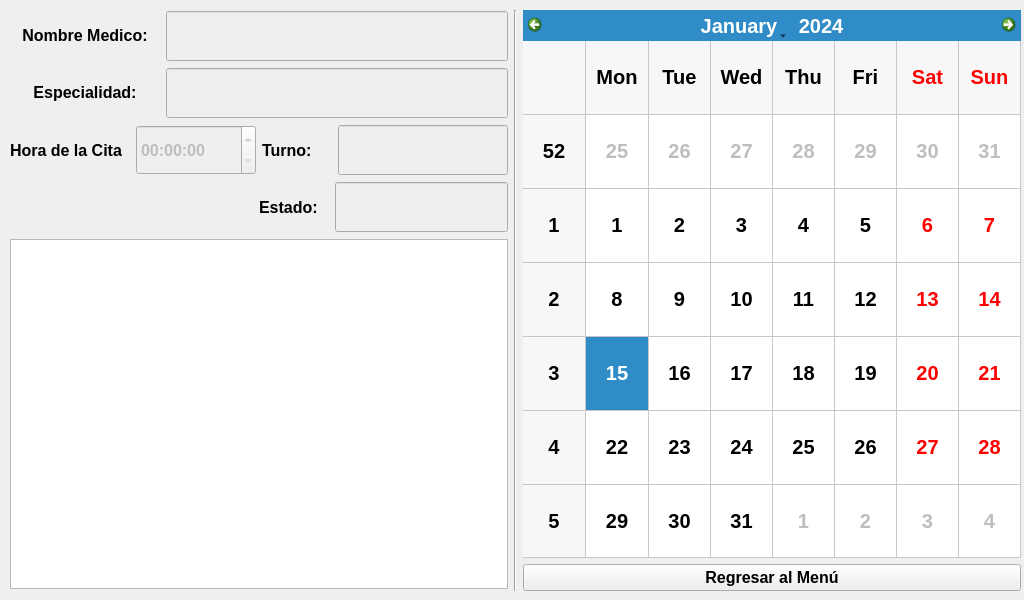
<?xml version="1.0" encoding="UTF-8"?>
<ui version="4.0">
 <class>citascalendarpac</class>
 <widget class="QWidget" name="citascalendarpac">
  <property name="geometry">
   <rect>
    <x>0</x>
    <y>0</y>
    <width>1024</width>
    <height>600</height>
   </rect>
  </property>
  <property name="windowTitle">
   <string>Form</string>
  </property>
  <widget class="QWidget" name="">
   <property name="geometry">
    <rect>
     <x>10</x>
     <y>10</y>
     <width>1011</width>
     <height>581</height>
    </rect>
   </property>
   <layout class="QHBoxLayout" name="horizontalLayout">
    <item>
     <layout class="QVBoxLayout" name="verticalLayout_12">
      <item>
       <layout class="QHBoxLayout" name="horizontalLayout_57">
        <item>
         <widget class="QLabel" name="lbl_paciente_6">
          <property name="sizePolicy">
           <sizepolicy hsizetype="Expanding" vsizetype="Preferred">
            <horstretch>0</horstretch>
            <verstretch>0</verstretch>
           </sizepolicy>
          </property>
          <property name="maximumSize">
           <size>
            <width>150</width>
            <height>50</height>
           </size>
          </property>
          <property name="font">
           <font>
            <pointsize>12</pointsize>
            <bold>true</bold>
           </font>
          </property>
          <property name="text">
           <string>&lt;html&gt;&lt;head/&gt;&lt;body&gt;&lt;p align=&quot;center&quot;&gt;Nombre Medico:&lt;/p&gt;&lt;/body&gt;&lt;/html&gt;</string>
          </property>
         </widget>
        </item>
        <item>
         <widget class="QLineEdit" name="txt_nombremed_6">
          <property name="enabled">
           <bool>false</bool>
          </property>
          <property name="sizePolicy">
           <sizepolicy hsizetype="Expanding" vsizetype="Preferred">
            <horstretch>0</horstretch>
            <verstretch>0</verstretch>
           </sizepolicy>
          </property>
          <property name="maximumSize">
           <size>
            <width>350</width>
            <height>50</height>
           </size>
          </property>
          <property name="font">
           <font>
            <pointsize>12</pointsize>
           </font>
          </property>
         </widget>
        </item>
       </layout>
      </item>
      <item>
       <layout class="QHBoxLayout" name="horizontalLayout_61">
        <item>
         <widget class="QLabel" name="lbl_especialidad_6">
          <property name="sizePolicy">
           <sizepolicy hsizetype="Expanding" vsizetype="Preferred">
            <horstretch>0</horstretch>
            <verstretch>0</verstretch>
           </sizepolicy>
          </property>
          <property name="maximumSize">
           <size>
            <width>150</width>
            <height>50</height>
           </size>
          </property>
          <property name="font">
           <font>
            <pointsize>12</pointsize>
            <bold>true</bold>
           </font>
          </property>
          <property name="text">
           <string>&lt;html&gt;&lt;head/&gt;&lt;body&gt;&lt;p align=&quot;center&quot;&gt;Especialidad:&lt;/p&gt;&lt;/body&gt;&lt;/html&gt;</string>
          </property>
         </widget>
        </item>
        <item>
         <widget class="QLineEdit" name="txt_especialidad_6">
          <property name="enabled">
           <bool>false</bool>
          </property>
          <property name="sizePolicy">
           <sizepolicy hsizetype="Expanding" vsizetype="Preferred">
            <horstretch>0</horstretch>
            <verstretch>0</verstretch>
           </sizepolicy>
          </property>
          <property name="maximumSize">
           <size>
            <width>350</width>
            <height>50</height>
           </size>
          </property>
          <property name="font">
           <font>
            <pointsize>12</pointsize>
           </font>
          </property>
         </widget>
        </item>
       </layout>
      </item>
      <item>
       <layout class="QHBoxLayout" name="horizontalLayout_29">
        <item>
         <layout class="QHBoxLayout" name="horizontalLayout_30">
          <item>
           <widget class="QLabel" name="lbl_cita_6">
            <property name="sizePolicy">
             <sizepolicy hsizetype="Expanding" vsizetype="Preferred">
              <horstretch>0</horstretch>
              <verstretch>0</verstretch>
             </sizepolicy>
            </property>
            <property name="maximumSize">
             <size>
              <width>150</width>
              <height>16777215</height>
             </size>
            </property>
            <property name="font">
             <font>
              <pointsize>12</pointsize>
              <bold>true</bold>
             </font>
            </property>
            <property name="text">
             <string>Hora de la Cita</string>
            </property>
           </widget>
          </item>
          <item>
           <widget class="QTimeEdit" name="time_horaCita_6">
            <property name="enabled">
             <bool>false</bool>
            </property>
            <property name="sizePolicy">
             <sizepolicy hsizetype="Expanding" vsizetype="Preferred">
              <horstretch>0</horstretch>
              <verstretch>0</verstretch>
             </sizepolicy>
            </property>
            <property name="maximumSize">
             <size>
              <width>16777215</width>
              <height>50</height>
             </size>
            </property>
            <property name="font">
             <font>
              <pointsize>12</pointsize>
              <bold>true</bold>
             </font>
            </property>
           </widget>
          </item>
         </layout>
        </item>
        <item>
         <layout class="QHBoxLayout" name="horizontalLayout_31">
          <item>
           <widget class="QLabel" name="lbl_turno_6">
            <property name="sizePolicy">
             <sizepolicy hsizetype="Expanding" vsizetype="Preferred">
              <horstretch>0</horstretch>
              <verstretch>0</verstretch>
             </sizepolicy>
            </property>
            <property name="maximumSize">
             <size>
              <width>70</width>
              <height>16777215</height>
             </size>
            </property>
            <property name="font">
             <font>
              <pointsize>12</pointsize>
              <bold>true</bold>
             </font>
            </property>
            <property name="text">
             <string>Turno:</string>
            </property>
           </widget>
          </item>
          <item>
           <widget class="QLineEdit" name="txt_turno_6">
            <property name="enabled">
             <bool>false</bool>
            </property>
            <property name="sizePolicy">
             <sizepolicy hsizetype="Expanding" vsizetype="Preferred">
              <horstretch>0</horstretch>
              <verstretch>0</verstretch>
             </sizepolicy>
            </property>
            <property name="maximumSize">
             <size>
              <width>16777215</width>
              <height>50</height>
             </size>
            </property>
            <property name="font">
             <font>
              <pointsize>12</pointsize>
              <bold>true</bold>
             </font>
            </property>
            <property name="echoMode">
             <enum>QLineEdit::Normal</enum>
            </property>
           </widget>
          </item>
         </layout>
        </item>
       </layout>
      </item>
      <item>
       <layout class="QHBoxLayout" name="horizontalLayout_58">
        <item>
         <layout class="QHBoxLayout" name="horizontalLayout_33">
          <item>
           <spacer name="horizontalSpacer_6">
            <property name="orientation">
             <enum>Qt::Horizontal</enum>
            </property>
            <property name="sizeHint" stdset="0">
             <size>
              <width>40</width>
              <height>20</height>
             </size>
            </property>
           </spacer>
          </item>
         </layout>
        </item>
        <item>
         <layout class="QHBoxLayout" name="horizontalLayout_34">
          <item>
           <widget class="QLabel" name="lbl_estado_6">
            <property name="sizePolicy">
             <sizepolicy hsizetype="Expanding" vsizetype="Preferred">
              <horstretch>0</horstretch>
              <verstretch>0</verstretch>
             </sizepolicy>
            </property>
            <property name="maximumSize">
             <size>
              <width>70</width>
              <height>16777215</height>
             </size>
            </property>
            <property name="font">
             <font>
              <pointsize>12</pointsize>
              <bold>true</bold>
             </font>
            </property>
            <property name="text">
             <string>Estado:</string>
            </property>
           </widget>
          </item>
          <item>
           <widget class="QLineEdit" name="txt_estado_6">
            <property name="enabled">
             <bool>false</bool>
            </property>
            <property name="sizePolicy">
             <sizepolicy hsizetype="Expanding" vsizetype="Preferred">
              <horstretch>0</horstretch>
              <verstretch>0</verstretch>
             </sizepolicy>
            </property>
            <property name="maximumSize">
             <size>
              <width>16777215</width>
              <height>50</height>
             </size>
            </property>
            <property name="font">
             <font>
              <pointsize>12</pointsize>
              <bold>true</bold>
             </font>
            </property>
           </widget>
          </item>
         </layout>
        </item>
       </layout>
      </item>
      <item>
       <widget class="QTableView" name="tableView_6">
        <property name="maximumSize">
         <size>
          <width>550</width>
          <height>350</height>
         </size>
        </property>
        <property name="font">
         <font>
          <pointsize>12</pointsize>
         </font>
        </property>
       </widget>
      </item>
     </layout>
    </item>
    <item>
     <widget class="Line" name="line">
      <property name="orientation">
       <enum>Qt::Vertical</enum>
      </property>
     </widget>
    </item>
    <item>
     <layout class="QVBoxLayout" name="verticalLayout_13">
      <item>
       <widget class="QCalendarWidget" name="calendarCitas_6">
        <property name="sizePolicy">
         <sizepolicy hsizetype="Expanding" vsizetype="Expanding">
          <horstretch>0</horstretch>
          <verstretch>0</verstretch>
         </sizepolicy>
        </property>
        <property name="minimumSize">
         <size>
          <width>400</width>
          <height>300</height>
         </size>
        </property>
        <property name="maximumSize">
         <size>
          <width>550</width>
          <height>600</height>
         </size>
        </property>
        <property name="font">
         <font>
          <pointsize>15</pointsize>
          <bold>true</bold>
         </font>
        </property>
        <property name="minimumDate">
         <date>
          <year>1990</year>
          <month>1</month>
          <day>1</day>
         </date>
        </property>
        <property name="maximumDate">
         <date>
          <year>2099</year>
          <month>12</month>
          <day>31</day>
         </date>
        </property>
        <property name="gridVisible">
         <bool>true</bool>
        </property>
       </widget>
      </item>
      <item>
       <widget class="QPushButton" name="pushButton_6">
        <property name="sizePolicy">
         <sizepolicy hsizetype="Preferred" vsizetype="Fixed">
          <horstretch>0</horstretch>
          <verstretch>0</verstretch>
         </sizepolicy>
        </property>
        <property name="maximumSize">
         <size>
          <width>16777215</width>
          <height>45</height>
         </size>
        </property>
        <property name="font">
         <font>
          <pointsize>12</pointsize>
          <bold>true</bold>
         </font>
        </property>
        <property name="text">
         <string>Regresar al Menú</string>
        </property>
       </widget>
      </item>
     </layout>
    </item>
   </layout>
  </widget>
 </widget>
 <resources/>
 <connections/>
</ui>
